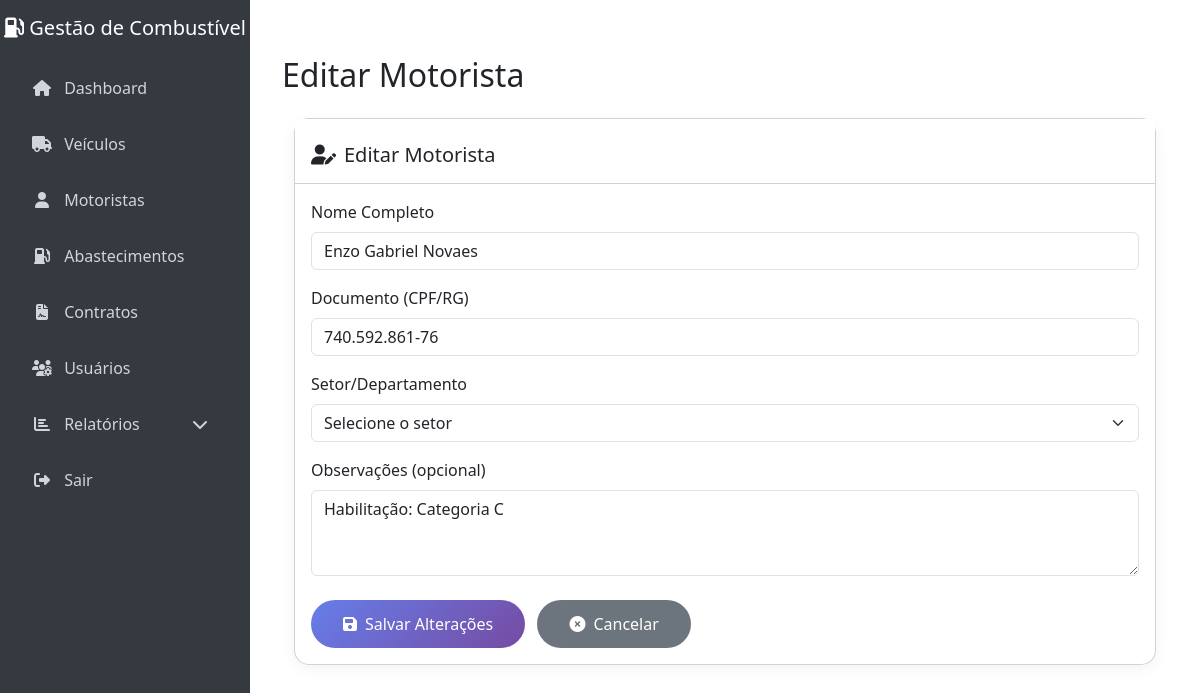
The app's page /motoristas/2/editar (signed in) with its own data.
### database.py (models this page shows, shortened)
class Motorista(db.Model):
    __tablename__ = 'motorista'
    id = db.Column(db.Integer, primary_key=True)
    nome_completo = db.Column(db.String(100), nullable=False)
    documento = db.Column(db.String(50), nullable=False, unique=True)
    observacoes = db.Column(db.Text, nullable=True)
    setor = db.Column(db.String(100), nullable=True)  # Setor/departamento do motorista

### app.py (the view, shortened to what this page needs)
@app.route("/motoristas/<int:motorista_id>/editar", methods=["GET", "POST"])
def editar_motorista(motorista_id):
    if "usuario" not in session:
        return redirect(url_for("login"))
    motorista = Motorista.query.get_or_404(motorista_id)
    setores = []
    if session.get("usuario_tipo") == "admin":
        setores = [s[0] for s in db.session.query(User.setor).filter(User.setor != None).distinct().order_by(User.setor).all() if s[0]]
    return render_template("editar_motorista.html", motorista=motorista, setores=setores)

### templates/editar_motorista.html (shortened to what this page needs)
{% extends "base.html" %}
{% block page_title %}Editar Motorista{% endblock %}
{% block head_extra %}
  <link href="https://cdn.jsdelivr.net/npm/bootstrap@5.3.0/dist/css/bootstrap.min.css" rel="stylesheet">
  <link rel="stylesheet" href="https://cdnjs.cloudflare.com/ajax/libs/font-awesome/6.4.0/css/all.min.css">
{% endblock %}
{% block content %}
<div class="container-fluid">
  <div class="card card-custom">
    <div class="card-header bg-white pt-4 pb-3">
      <h5 class="card-title mb-0"><i class="fas fa-user-edit me-2"></i>Editar Motorista</h5>
    </div>
    <div class="card-body">
      <form method="post">
        <div class="mb-3">
          <label for="full_name" class="form-label">Nome Completo</label>
          <input type="text" class="form-control" id="full_name" name="full_name"
                 value="{{ motorista.nome_completo }}" required>
        </div>
        <div class="mb-3">
          <label for="document" class="form-label">Documento (CPF/RG)</label>
          <input type="text" class="form-control" id="document" name="document"
                 value="{{ motorista.documento }}" required>
        </div>
        {% if setores %}
        <div class="mb-3">
          <label for="setor" class="form-label">Setor/Departamento</label>
          <select class="form-select" id="setor" name="setor" required>
            <option value="">Selecione o setor</option>
          </select>
        </div>
        {% endif %}
        <div class="mb-4">
          <label for="observations" class="form-label">Observações (opcional)</label>
          <textarea class="form-control" id="observations" name="observations" rows="3">{{ motorista.observacoes or '' }}</textarea>
        </div>
        <button type="submit" class="btn btn-primary-custom me-2">
          <i class="fas fa-save me-2"></i>Salvar Alterações
        </button>
        <a href="{{ url_for("motoristas") }}" class="btn btn-secondary-custom">
          <i class="fas fa-times-circle me-2"></i>Cancelar
        </a>
      </form>
    </div>
  </div>
</div>
{% endblock %}

### templates/base.html (style rules this page uses)
body { background-color: #f8f9fa; }

### templates/editar_motorista.html (style rules this page uses)
.card-custom { border-radius: 15px; box-shadow: 0 4px 15px rgba(0, 0, 0, 0.05); margin-bottom: 2rem; }
.form-label { font-weight: 500; }
.btn-primary-custom { background: linear-gradient(135deg, #667eea 0%, #764ba2 100%); border: none; border-radius: 25px; padding: 0.75rem 2rem; color: white; font-weight: 500; transition: all 0.3s ease; }
.btn-secondary-custom { background-color: #6c757d; border: none; border-radius: 25px; padding: 0.75rem 2rem; color: white; font-weight: 500; transition: all 0.3s ease; }

### records on screen
Motorista: full_name "Enzo Gabriel Novaes", document "740.592.861-76", observations "Habilitação: Categoria C"
